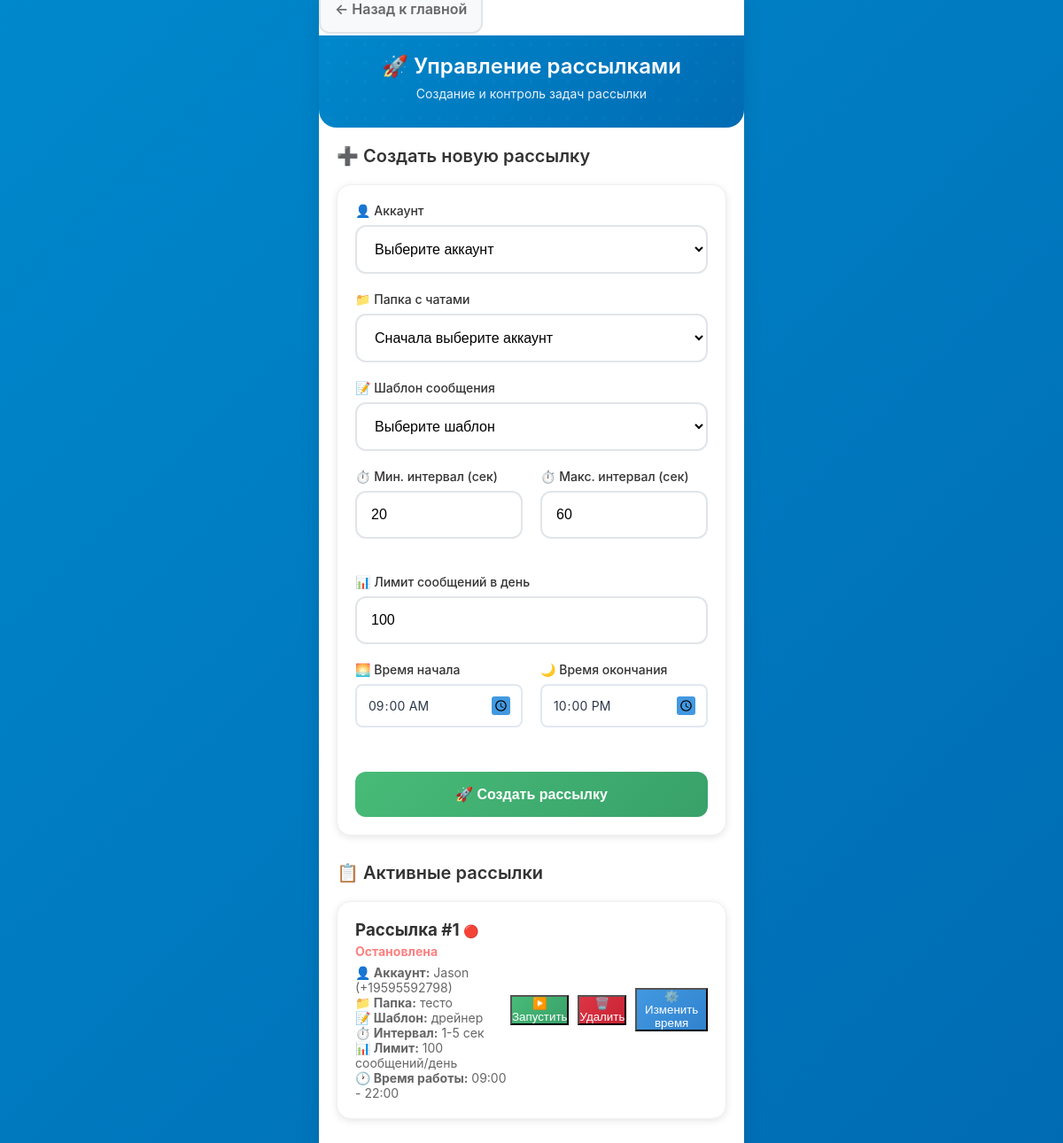
The page /launch (signed in) on the database as committed earlier.
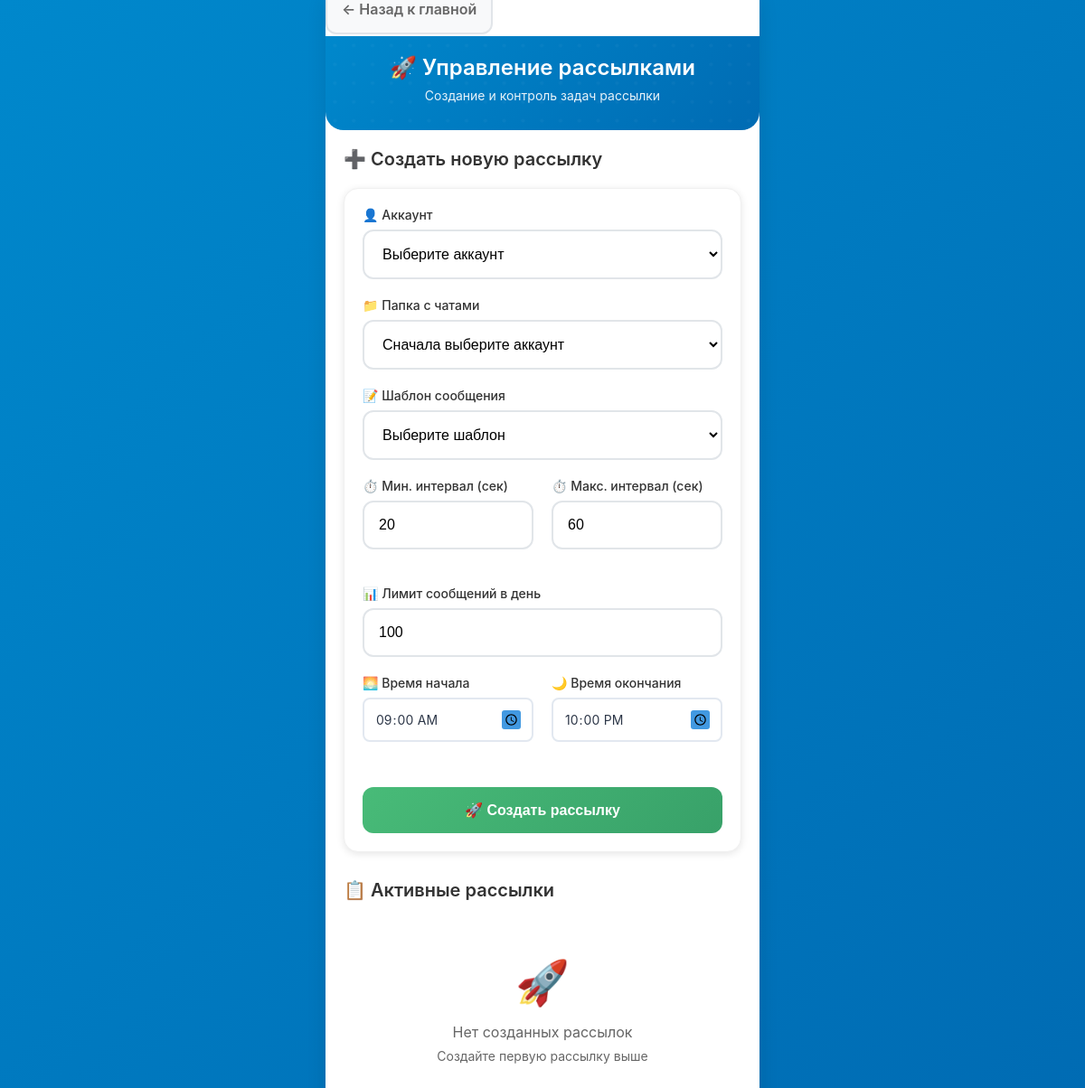
The same page on the database as committed later.
### app/db.py (models this page shows)
class Job(SQLModel, table=True):
    id: Optional[int] = Field(default=None, primary_key=True)
    account_id: int = Field(foreign_key="account.id")
    folder_id: int = Field(foreign_key="folder.id")
    template_id: int = Field(foreign_key="messagetemplate.id")
    min_interval: int = 20               # минимальная пауза (сек)
    max_interval: int = 60               # максимальная пауза (сек)
    daily_limit: int = 100               # сообщений в сутки
    active_from: time = time(9, 0, 0)    # начало активности
    active_to: time = time(22, 0, 0)     # конец активности
    is_running: bool = False             # активна ли задача
    created_at: datetime = Field(default_factory=datetime.utcnow)
    account: Account = Relationship(back_populates="jobs")
    template: MessageTemplate = Relationship(back_populates="jobs")
    folder: Folder = Relationship(back_populates="jobs")

class Account(SQLModel, table=True):
    id: Optional[int] = Field(default=None, primary_key=True)
    title: str                           # название аккаунта (для админа)
    phone: str                           # номер телефона аккаунта
    api_id: int                          # API ID из my.telegram.org
    api_hash: str                        # API Hash из my.telegram.org
    session_string: str                  # строка сессии (будет зашифрована)
    proxy_url: Optional[str] = None      # прокси (если нужен)
    is_active: bool = False              # статус подключения
    created_at: datetime = Field(default_factory=datetime.utcnow)
    jobs: List["Job"] = Relationship(back_populates="account")
    logs: List["Log"] = Relationship(back_populates="account")

class Folder(SQLModel, table=True):
    id: Optional[int] = Field(default=None, primary_key=True)
    account_id: int = Field(foreign_key="account.id")
    title: str                           # название папки
    chats_json: str                      # JSON-массив с ID чатов
    created_at: datetime = Field(default_factory=datetime.utcnow)
    jobs: List["Job"] = Relationship(back_populates="folder")

class MessageTemplate(SQLModel, table=True):
    id: Optional[int] = Field(default=None, primary_key=True)
    title: str
    variants_json: str                   # JSON-массив с вариантами сообщений
    media_path: Optional[str] = None     # путь к файлу (если есть медиа)
    created_at: datetime = Field(default_factory=datetime.utcnow)
    jobs: List["Job"] = Relationship(back_populates="template")

### app/routers.py (the view)
@router.get("/launch", response_class=HTMLResponse)
def list_jobs(request: Request, session: Session = Depends(get_session), auth: bool = Depends(check_auth)):
    jobs = session.exec(select(Job)).all()
    accounts = session.exec(select(Account)).all()
    folders = session.exec(select(Folder)).all()
    templates_list = session.exec(select(MessageTemplate)).all()
    return templates.TemplateResponse(
        "launch.html",
        {
            "request": request,
            "jobs": jobs,
            "accounts": accounts,
            "folders": folders,
            "templates_list": templates_list,
        },
    )

### app/templates/launch.html (shortened to what this page needs)
{% extends "base.html" %}
{% block content %}
<div style="margin-bottom: 20px;">
    <a href="/" class="btn btn-secondary" style="margin-right: 10px; text-decoration: none;">
        ← Назад к главной
    </a>
</div>
<div class="header">
    <h1>🚀 Управление рассылками</h1>
    <p class="subtitle">Создание и контроль задач рассылки</p>
</div>
<div class="content">
    <div class="page-title">➕ Создать новую рассылку</div>
    <form method="post" action="/launch/create" id="jobForm" class="card" style="margin-bottom: 30px;">
        <div class="form-group">
            <label class="form-label">👤 Аккаунт</label>
            <select name="account_id" class="form-input" required id="accountSelect">
                <option value="">Выберите аккаунт</option>
            </select>
        </div>
        <div class="form-group">
            <label class="form-label">📁 Папка с чатами</label>
            <select name="folder_id" class="form-input" required id="folderSelect">
                <option value="">Сначала выберите аккаунт</option>
            </select>
        </div>
        <div class="form-group">
            <label class="form-label">📝 Шаблон сообщения</label>
            <select name="template_id" class="form-input" required>
                <option value="">Выберите шаблон</option>
            </select>
        </div>
        <div style="display: grid; grid-template-columns: 1fr 1fr; gap: 20px; margin-bottom: 20px;">
            <div class="form-group">
                <label class="form-label">⏱️ Мин. интервал (сек)</label>
                <input type="number" name="min_interval" class="form-input" value="20" min="1" required>
            </div>
            <div class="form-group">
                <label class="form-label">⏱️ Макс. интервал (сек)</label>
                <input type="number" name="max_interval" class="form-input" value="60" min="1" required>
            </div>
        </div>
        <div class="form-group">
            <label class="form-label">📊 Лимит сообщений в день</label>
            <input type="number" name="daily_limit" class="form-input" value="100" min="1" required>
        </div>
        <div style="display: grid; grid-template-columns: 1fr 1fr; gap: 20px; margin-bottom: 20px;">
            <div class="form-group">
                <label class="form-label">🌅 Время начала</label>
                <input type="time" name="active_from" class="form-input" value="09:00" required>
            </div>
            <div class="form-group">
                <label class="form-label">🌙 Время окончания</label>
                <input type="time" name="active_to" class="form-input" value="22:00" required>
            </div>
        </div>
        <button type="submit" class="btn" style="background: linear-gradient(135deg, #48bb78 0%, #38a169 100%); width: 100%;">
            🚀 Создать рассылку
        </button>
    </form>
    <div class="page-title">📋 Активные рассылки</div>
    {% if jobs %}
    {% for job in jobs %}
    <div class="card" style="margin-bottom: 20px;">
        <div style="display: flex; justify-content: space-between; align-items: center;">
            <div>
                <h3 style="margin: 0; color: #333;">
                    Рассылка #{{ job.id }}
                    {% if job.is_running %}
                    <span style="color: #48bb78; font-size: 14px;">🟢 Активна</span>
                    {% else %}
                    <span style="color: #fc8181; font-size: 14px;">🔴 Остановлена</span>
                    {% endif %}
                </h3>
                <div style="color: #666; font-size: 14px; margin-top: 5px;">
                    <p><strong>👤 Аккаунт:</strong> {{ job.account.title }} ({{ job.account.phone }})</p>
                    <p><strong>📁 Папка:</strong> {{ job.folder.title }}</p>
                    <p><strong>📝 Шаблон:</strong> {{ job.template.title }}</p>
                    <p><strong>⏱️ Интервал:</strong> {{ job.min_interval }}-{{ job.max_interval }} сек</p>
                    <p><strong>📊 Лимит:</strong> {{ job.daily_limit }} сообщений/день</p>
                    <p><strong>🕐 Время работы:</strong> {{ job.active_from.strftime('%H:%M') }} - {{ job.active_to.strftime('%H:%M') }}</p>
                </div>
            </div>
            <div style="display: flex; gap: 10px; align-items: center;">
                {% if job.is_running %}
                <form method="post" action="/launch/stop/{{ job.id }}" style="display: inline;">
                    <button type="submit" class="btn-sm" style="background: linear-gradient(135deg, #fc8181 0%, #f56565 100%); color: white;">
                        ⏹️ Остановить
                    </button>
                </form>
                {% else %}
                <form method="post" action="/launch/start/{{ job.id }}" style="display: inline;">
                    <button type="submit" class="btn-sm" style="background: linear-gradient(135deg, #48bb78 0%, #38a169 100%); color: white;">
                        ▶️ Запустить
                    </button>
                </form>
                {% endif %}
                <form method="post" action="/launch/delete/{{ job.id }}" style="display: inline;"
                      onsubmit="return confirm('Удалить рассылку #{{ job.id }}?')">
                    <button type="submit" class="btn-sm" style="background: linear-gradient(135deg, #dc3545 0%, #c82333 100%); color: white;">
                        🗑️ Удалить
                    </button>
                </form>
                <button onclick="editJob({{ job.id }}, '{{ job.active_from.strftime('%H:%M') }}', '{{ job.active_to.strftime('%H:%M') }}', {{ job.min_interval }}, {{ job.max_interval }}, {{ job.daily_limit }})"
                        class="btn-sm" style="background: linear-gradient(135deg, #4299e1 0%, #3182ce 100%); color: white;">
                    ⚙️ Изменить время
                </button>
            </div>
        </div>
    </div>
    {% endfor %}
    {% else %}
    <div style="text-align: center; color: #666; padding: 40px 20px;">
        <div style="font-size: 48px; margin-bottom: 16px;">🚀</div>
        <p>Нет созданных рассылок</p>
        <p style="font-size: 14px; margin-top: 8px;">Создайте первую рассылку выше</p>
    </div>
    {% endif %}
</div>
{% endblock %}

### app/templates/base.html (shortened to what this page needs)
<!DOCTYPE html>
<html lang="ru">
<head>
</head>
<body>
    <div class="container">
        {% block content %}{% endblock %}
    </div>
</body>
</html>

### app/templates/base.html (style rules this page uses)
* { margin: 0; padding: 0; box-sizing: border-box; -webkit-tap-highlight-color: transparent; }
body { font-family: -apple-system, BlinkMacSystemFont, 'Segoe UI', Roboto, 'Helvetica Neue', Arial, sans-serif; background: linear-gradient(135deg, #0088cc 0%, #006bb3 100%); min-height: 100vh; color: #333; overflow-x: hidden; }
.container { max-width: 480px; margin: 0 auto; min-height: 100vh; background: #fff; position: relative; box-shadow: 0 0 20px rgba(0,0,0,0.1); }
.header { background: linear-gradient(135deg, #0088cc 0%, #006bb3 100%); color: white; padding: 20px 20px 30px; position: relative; border-radius: 0 0 20px 20px; }
.header::before { content: ''; position: absolute; top: 0; left: 0; right: 0; height: 100%; opacity: 0.3; pointer-events: none; }
.header h1 { font-size: 24px; font-weight: 600; text-align: center; margin-bottom: 8px; position: relative; z-index: 1; }
.header .subtitle { text-align: center; opacity: 0.9; font-size: 14px; position: relative; z-index: 1; }
.content { padding: 20px; min-height: calc(100vh - 200px); }
.page-title { font-size: 20px; font-weight: 600; color: #333; margin-bottom: 20px; display: flex; align-items: center; gap: 8px; }
.form-group { margin-bottom: 20px; }
.form-label { display: block; font-weight: 500; color: #333; margin-bottom: 8px; font-size: 14px; }
.form-input { width: 100%; padding: 16px; border: 2px solid #e1e5e9; border-radius: 12px; font-size: 16px; transition: all 0.3s ease; background: #fff; }
.btn { width: 100%; padding: 16px; background: linear-gradient(135deg, #0088cc 0%, #006bb3 100%); color: white; border: none; border-radius: 12px; font-size: 16px; font-weight: 600; cursor: pointer; transition: all 0.3s ease; margin-top: 10px; }
.btn-secondary { background: #f8f9fa; color: #666; border: 2px solid #e1e5e9; }
.card { background: #fff; border-radius: 16px; padding: 20px; margin-bottom: 16px; box-shadow: 0 2px 8px rgba(0,0,0,0.1); border: 1px solid #f0f0f0; }

### app/templates/launch.html (style rules this page uses)
input[type="time"] { -webkit-appearance: none; -moz-appearance: textfield; appearance: none; background: white; border: 2px solid #e2e8f0; border-radius: 8px; padding: 12px; font-size: 14px; font-family: inherit; color: #2d3748; cursor: pointer; }

Rows that differ between the two databases and show on the page:
removed Job: id "1", is_running "🔴 Остановлена", account "Jason", account.phone "+19595592798", folder "тесто", template "дрейнер", min_interval "1", max_interval "5", daily_limit "100", active_from "09:00", active_to "22:00"
Other text that changed with them:
text now shown: "🚀 Нет созданных рассылок Создайте первую рассылку выше"
